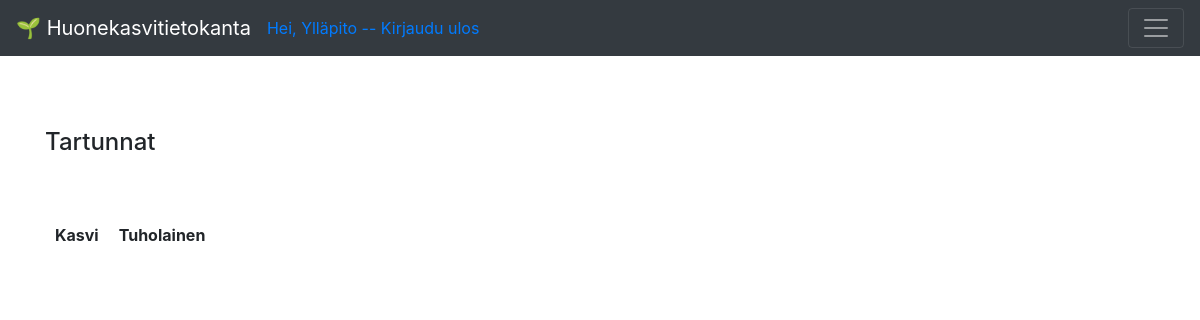
The app's page /plants/list_infections (signed in), older data.
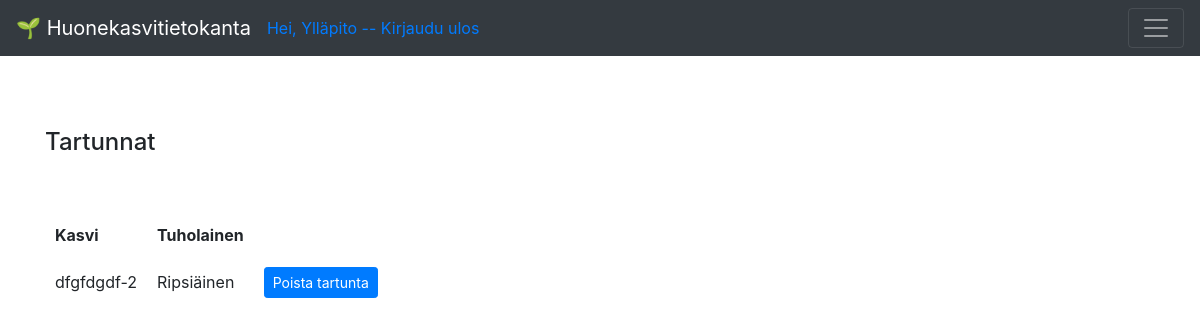
The same page, newer data.
### application/plants/models.py (models this page shows)
class PlantPest(db.Model):
    id = db.Column(db.Integer, primary_key=True)
    plant_id = db.Column(db.Integer, db.ForeignKey('plant.id'))
    pest_id = db.Column(db.Integer, db.ForeignKey('pest.id'))
    plant_name = db.Column(db.String(144), nullable=True)
    pest_name = db.Column(db.String(144), nullable=True)
    account_id = db.Column(db.Integer, db.ForeignKey('account.id'),
                           nullable=False)

### application/plants/views.py (the view)
@app.route("/plants/list_infections", methods=["GET"])
@login_required(role="ANY")
def plantpest_index():
    return render_template("plants/list_infections.html", infections = PlantPest.query.filter_by(account_id=current_user.id))

### application/__init__.py (called while the page is built)
def login_required(role = "ANY"):
    def wrapper(fn):
        @wraps(fn)
        def decorated_view(*args, **kwargs):
            if not current_user:
                return login_manager.unauthorized()
            if not current_user.is_authenticated:
                return login_manager.unauthorized()
            unauthorized = False
            if not role == "ANY":
                unauthorized = True
                for user_role in current_user.userrole():
                    if user_role == role:
                        unauthorized = False
                        break
            if unauthorized:
                return login_manager.unauthorized()
            return fn(*args, **kwargs)
        return decorated_view
    return wrapper

@login_manager.user_loader
def load_user(user_id):
    return User.query.get(user_id)

### application/templates/plants/list_infections.html
{% extends "layout.html" %}
{% block body %}
<h4>Tartunnat</h4>
<br>
<br>
<table cellpadding="20">
  <tr>
    <th>Kasvi</th>
    <th>Tuholainen
    <th>
  </tr>
  {% for infection in infections %}
  <tr>
    <td>{{ infection.plant_name }}</td>
    <td>{{ infection.pest_name }}</td>
    <td>
      <form method="POST" action="{{ url_for('infection_delete', infection_id=infection.id) }}">
        <button type="submit" class="btn btn-primary btn-sm">Poista tartunta</button>
      </form>
    </td>
  </tr>
  {% endfor %}
</table>
{% endblock %}

Row changes from the older to the newer data that the page shows:
added PlantPest: plant_name "dfgfdgdf-2", pest_name "Ripsiäinen"
